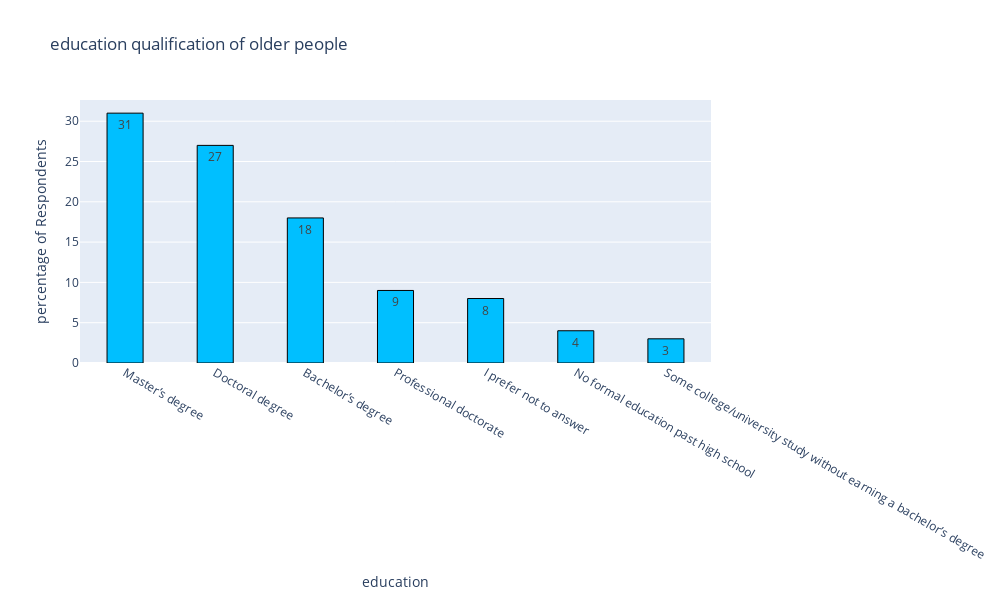

This figure's notebook cell:
### Markdown cell above
# 4.  Education qualification of older people

### Code cell
education=round(aged_70_22['Q8'].value_counts(normalize=True)*100)

x=education.index
y=education.values
fig = go.Figure([go.Bar(x=x, y=y ,text=y , width=0.4,
            textposition='auto',
            marker=dict(color='deepskyblue'))])
fig.data[0].marker.line.width = 1
fig.data[0].marker.line.color = "black"
fig.update_layout(yaxis=dict(title='percentage of Respondents'),width=1000,height=600,
                  title='education qualification of older people',
                  xaxis=dict(title='education'))
fig.show()

### Figure 1 — Plotly figure (JSON) as saved in the notebook; plotly's stock layout.template omitted (floating-point values rounded to 4 significant figures)
{"data": [{"marker": {"color": "deepskyblue", "line": {"color": "black", "width": 1}}, "text": [31.0, 27.0, 18.0, 9.0, 8.0, 4.0, 3.0], "textposition": "auto", "type": "bar", "width": 0.4, "x": ["Master’s degree", "Doctoral degree", "Bachelor’s degree", "Professional doctorate", "I prefer not to answer", "No formal education past high school", "Some college/university study without earning a bachelor’s degree"], "y": [31.0, 27.0, 18.0, 9.0, 8.0, 4.0, 3.0]}], "layout": {"height": 600, "title": {"text": "education qualification of older people"}, "width": 1000, "xaxis": {"title": {"text": "education"}}, "yaxis": {"title": {"text": "percentage of Respondents"}}}}
